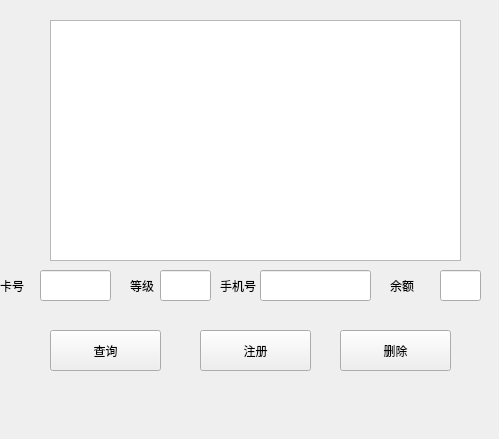
<?xml version="1.0" encoding="UTF-8"?>
<ui version="4.0">
 <class>card_id</class>
 <widget class="QWidget" name="card_id">
  <property name="geometry">
   <rect>
    <x>0</x>
    <y>0</y>
    <width>499</width>
    <height>439</height>
   </rect>
  </property>
  <property name="windowTitle">
   <string>Form</string>
  </property>
  <widget class="QLineEdit" name="card_num">
   <property name="geometry">
    <rect>
     <x>40</x>
     <y>270</y>
     <width>71</width>
     <height>31</height>
    </rect>
   </property>
  </widget>
  <widget class="QPushButton" name="add">
   <property name="geometry">
    <rect>
     <x>200</x>
     <y>330</y>
     <width>111</width>
     <height>41</height>
    </rect>
   </property>
   <property name="text">
    <string>注册</string>
   </property>
  </widget>
  <widget class="QPushButton" name="delet">
   <property name="geometry">
    <rect>
     <x>340</x>
     <y>330</y>
     <width>111</width>
     <height>41</height>
    </rect>
   </property>
   <property name="text">
    <string>删除</string>
   </property>
  </widget>
  <widget class="QTableView" name="tableView">
   <property name="geometry">
    <rect>
     <x>50</x>
     <y>20</y>
     <width>411</width>
     <height>241</height>
    </rect>
   </property>
  </widget>
  <widget class="QPushButton" name="search">
   <property name="geometry">
    <rect>
     <x>50</x>
     <y>330</y>
     <width>111</width>
     <height>41</height>
    </rect>
   </property>
   <property name="text">
    <string>查询</string>
   </property>
  </widget>
  <widget class="QLabel" name="label">
   <property name="geometry">
    <rect>
     <x>0</x>
     <y>270</y>
     <width>51</width>
     <height>31</height>
    </rect>
   </property>
   <property name="text">
    <string>卡号</string>
   </property>
  </widget>
  <widget class="QLabel" name="label_2">
   <property name="geometry">
    <rect>
     <x>130</x>
     <y>270</y>
     <width>61</width>
     <height>31</height>
    </rect>
   </property>
   <property name="text">
    <string>等级</string>
   </property>
  </widget>
  <widget class="QLineEdit" name="rank">
   <property name="geometry">
    <rect>
     <x>160</x>
     <y>270</y>
     <width>51</width>
     <height>31</height>
    </rect>
   </property>
  </widget>
  <widget class="QLabel" name="label_3">
   <property name="geometry">
    <rect>
     <x>220</x>
     <y>270</y>
     <width>41</width>
     <height>31</height>
    </rect>
   </property>
   <property name="text">
    <string>手机号</string>
   </property>
  </widget>
  <widget class="QLineEdit" name="phone_number">
   <property name="geometry">
    <rect>
     <x>260</x>
     <y>270</y>
     <width>111</width>
     <height>31</height>
    </rect>
   </property>
   <property name="text">
    <string/>
   </property>
  </widget>
  <widget class="QLineEdit" name="rank_2">
   <property name="geometry">
    <rect>
     <x>440</x>
     <y>270</y>
     <width>41</width>
     <height>31</height>
    </rect>
   </property>
  </widget>
  <widget class="QLabel" name="pay_mem">
   <property name="geometry">
    <rect>
     <x>390</x>
     <y>270</y>
     <width>61</width>
     <height>31</height>
    </rect>
   </property>
   <property name="text">
    <string>余额</string>
   </property>
  </widget>
 </widget>
 <resources/>
 <connections/>
</ui>
